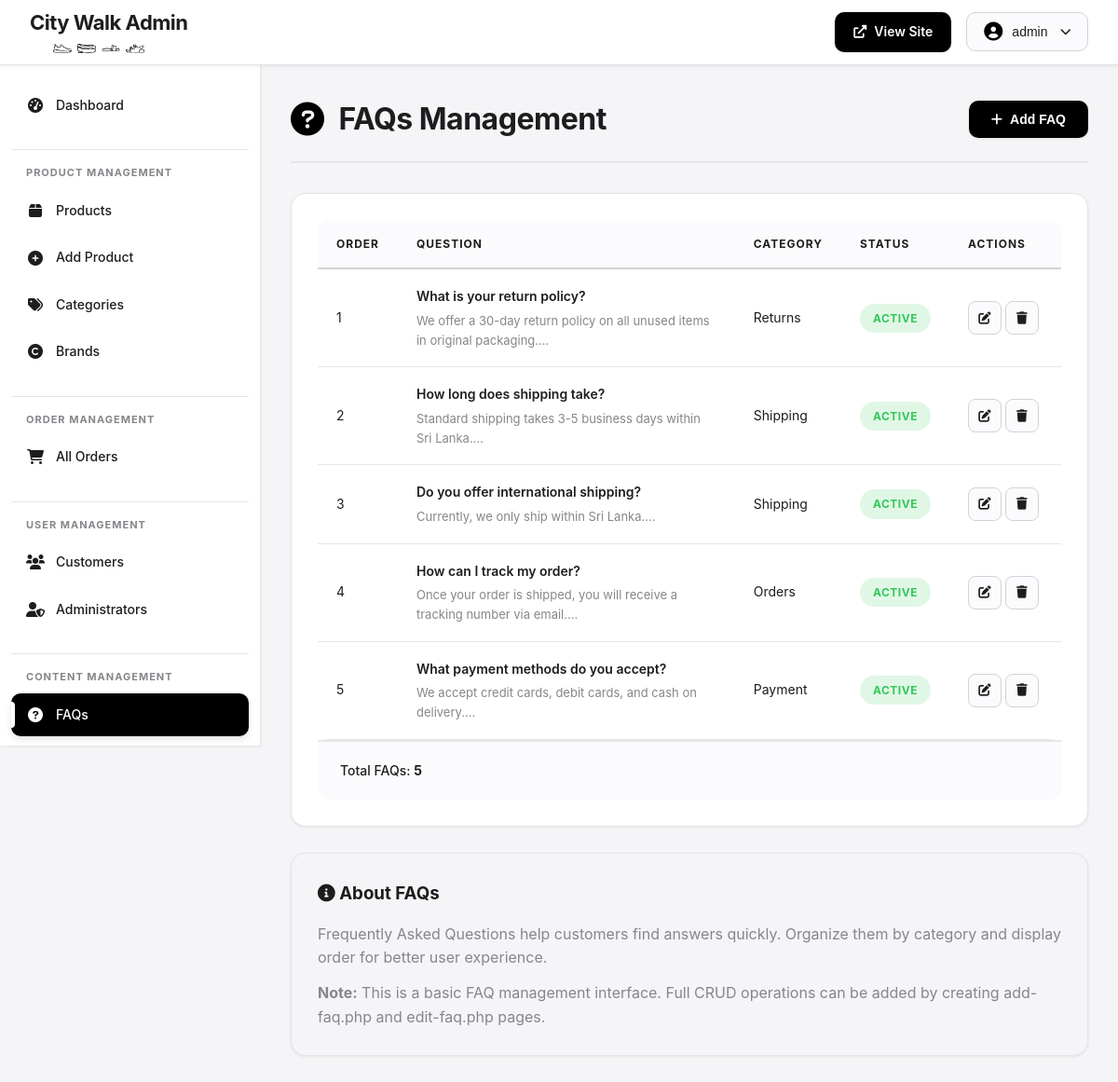
/admin/faqs.php (signed in), run on the app's committed database.
### tables this page shows
CREATE TABLE faqs (
    faq_id INT PRIMARY KEY AUTO_INCREMENT,
    question TEXT NOT NULL,
    answer TEXT NOT NULL,
    category VARCHAR(50),
    display_order INT DEFAULT 0,
    is_active BOOLEAN DEFAULT TRUE,
    created_at TIMESTAMP DEFAULT CURRENT_TIMESTAMP,
    updated_at TIMESTAMP DEFAULT CURRENT_TIMESTAMP ON UPDATE CURRENT_TIMESTAMP,
    INDEX idx_category (category),
    INDEX idx_order (display_order)
);

### admin/faqs.php (the view, shortened to what this page needs)
<?php
$db = getDB();
$stmt = $db->query("SELECT * FROM faqs ORDER BY display_order ASC, faq_id DESC");
$faqs = $stmt->fetchAll();
?>
<!DOCTYPE html>
<html lang="en">
<head>
    <link rel="stylesheet" href="../css/admin-styles.css">
    <link rel="stylesheet" href="https://cdnjs.cloudflare.com/ajax/libs/font-awesome/6.0.0/css/all.min.css">
</head>
<body>
    <?php include 'includes/header.php'; ?>
    <?php include 'includes/sidebar.php'; ?>
    <main class="admin-main">
        <div class="admin-container">
            <div class="page-header">
                <h1><i class="fas fa-question-circle"></i> FAQs Management</h1>
                <button class="btn-primary-small" onclick="showAddFAQ()">
                    <i class="fas fa-plus"></i> Add FAQ
                </button>
            </div>
            <div class="admin-card">
                <div class="table-responsive">
                    <table class="admin-table">
                        <thead>
                            <tr>
                                <th style="width: 60px;">Order</th>
                                <th>Question</th>
                                <th>Category</th>
                                <th>Status</th>
                                <th style="width: 120px;">Actions</th>
                            </tr>
                        </thead>
                        <tbody>
                            <?php if (empty($faqs)): ?>
                                <tr>
                                    <td colspan="5" class="text-center">
                                        No FAQs found. Click "Add FAQ" to create your first FAQ.
                                    </td>
                                </tr>
                            <?php else: ?>
                                <?php foreach ($faqs as $faq): ?>
                                    <tr>
                                        <td><?php echo $faq['display_order']; ?></td>
                                        <td>
                                            <strong><?php echo htmlspecialchars($faq['question']); ?></strong><br>
                                            <small style="color: #86868b;">
                                                <?php echo substr(htmlspecialchars($faq['answer']), 0, 100); ?>...
                                            </small>
                                        </td>
                                        <td><?php echo htmlspecialchars($faq['category'] ?: 'General'); ?></td>
                                        <td>
                                            <span class="status-badge status-<?php echo $faq['status'] ?? 'active'; ?>">
                                                <?php echo ucfirst($faq['status'] ?? 'active'); ?>
                                            </span>
                                        </td>
                                        <td>
                                            <button class="btn-action" title="Edit" onclick="editFAQ(<?php echo $faq['faq_id']; ?>)">
                                                <i class="fas fa-edit"></i>
                                            </button>
                                            <button class="btn-action btn-danger" title="Delete" onclick="deleteFAQ(<?php echo $faq['faq_id']; ?>)">
                                                <i class="fas fa-trash"></i>
                                            </button>
                                        </td>
                                    </tr>
                                <?php endforeach; ?>
                            <?php endif; ?>
                        </tbody>
                    </table>
                </div>
                <div class="table-footer">
                    <p>Total FAQs: <strong><?php echo count($faqs); ?></strong></p>
                </div>
            </div>
            <div class="admin-card" style="margin-top: 24px; background: #f5f5f7;">
                <h3 style="margin-bottom: 16px; color: #1d1d1f;">
                    <i class="fas fa-info-circle"></i> About FAQs
                </h3>
                <p style="color: #86868b; margin-bottom: 12px;">
                    Frequently Asked Questions help customers find answers quickly. Organize them by category and display order for better user experience.
                </p>
                <p style="color: #86868b; margin: 0;">
                    <strong>Note:</strong> This is a basic FAQ management interface. Full CRUD operations can be added by creating add-faq.php and edit-faq.php pages.
                </p>
            </div>
        </div>
    </main>
</body>
</html>

### css/admin-styles.css (style rules this page uses)
* { margin: 0; padding: 0; box-sizing: border-box; }
:root { --primary-color: #1d1d1f; --primary-light: #2d2d2f; --accent-color: #000000; --accent-hover: #a50000; --bg-primary: #ffffff; --bg-secondary: #f5f5f7; --bg-tertiary: #fbfbfd; --text-primary: #1d1d1f; --text-secondary: #86868b; --text-tertiary: #6e6e73; --border-light: #d2d2d7; --border-lighter: #e5e5ea; --border-dark: #86868b; --success: #34C759; --warning: #FF9500; --error: #FF3B30; --info: #007AFF; --shadow-sm: 0 1px 3px rgba(0, 0, 0, 0.08); --shadow-md: 0 4px 6px rgba(0, 0, 0, 0.1); --shadow-lg: 0 10px 15px rgba(0, 0, 0, 0.1); --shadow-xl: 0 20px 25px rgba(0, 0, 0, 0.15); --transition-fast: 0.15s ease; --transition-normal: 0.3s ease; --transition-slow: 0.5s ease; }
body { font-family: -apple-system, BlinkMacSystemFont, 'Poppins', 'Segoe UI', Roboto, Oxygen, Ubuntu, Cantarell, sans-serif; background: var(--bg-secondary); color: var(--text-primary); line-height: 1.6; overflow-x: hidden; }
.admin-main { margin-left: 280px; margin-top: 70px; min-height: calc(100vh - 70px); padding: 32px; }
.admin-container { max-width: 1400px; margin: 0 auto; }
.page-header { display: flex; justify-content: space-between; align-items: center; margin-bottom: 32px; padding-bottom: 20px; border-bottom: 2px solid var(--border-lighter); }
.page-header h1 { font-size: 32px; font-weight: 700; color: var(--text-primary); display: flex; align-items: center; gap: 16px; letter-spacing: -0.5px; }
.page-header h1 i { color: var(--accent-color); font-size: 36px; }
.admin-card { background: var(--bg-primary); border-radius: 16px; box-shadow: var(--shadow-sm); padding: 28px; margin-bottom: 28px; border: 1px solid var(--border-lighter); transition: var(--transition-normal); }
.btn-primary-small { display: inline-flex; align-items: center; gap: 8px; padding: 12px 24px; background: var(--accent-color); color: #fff; text-decoration: none; border: none; border-radius: 10px; font-size: 14px; font-weight: 600; cursor: pointer; transition: var(--transition-normal); box-shadow: var(--shadow-sm); }
.btn-action { display: inline-flex; align-items: center; justify-content: center; width: 36px; height: 36px; background: var(--bg-tertiary); color: var(--text-primary); border: 1px solid var(--border-light); border-radius: 8px; cursor: pointer; transition: var(--transition-normal); text-decoration: none; }
.table-responsive { overflow-x: auto; border-radius: 12px; }
.admin-table { width: 100%; border-collapse: collapse; font-size: 14px; }
.admin-table thead { background: var(--bg-tertiary); }
.admin-table thead th { padding: 16px 20px; text-align: left; font-weight: 700; color: var(--text-primary); text-transform: uppercase; font-size: 12px; letter-spacing: 1px; border-bottom: 2px solid var(--border-light); }
.admin-table tbody tr { border-bottom: 1px solid var(--border-lighter); transition: var(--transition-fast); }
.admin-table tbody td { padding: 18px 20px; color: var(--text-primary); vertical-align: middle; }
.admin-table tbody td strong { font-weight: 600; }
.admin-table tbody td small { display: block; color: var(--text-secondary); font-size: 13px; margin-top: 4px; }
.table-footer { padding: 20px 24px; background: var(--bg-tertiary); border-top: 2px solid var(--border-lighter); border-radius: 0 0 12px 12px; display: flex; justify-content: space-between; align-items: center; }
.table-footer p { margin: 0; color: var(--text-primary); font-size: 14px; font-weight: 500; }
.status-badge { display: inline-block; padding: 6px 14px; border-radius: 20px; font-size: 12px; font-weight: 700; text-transform: uppercase; letter-spacing: 0.5px; }
.status-badge.status-active, .status-badge.status-confirmed, .status-badge.status-delivered, .status-badge.status-paid { background: rgba(52, 199, 89, 0.15); color: var(--success); }
.admin-card, .stat-card, .alert { animation: fadeIn 0.5s ease; }
html { scroll-behavior: smooth; }

### data on the page
faqs: display_order "1", question "What is your return policy?", answer "We offer a 30-day return policy on all unused items in original packaging.", category "Returns", status "ACTIVE"
faqs: display_order "2", question "How long does shipping take?", answer "Standard shipping takes 3-5 business days within Sri Lanka.", category "Shipping", status "ACTIVE"
faqs: display_order "3", question "Do you offer international shipping?", answer "Currently, we only ship within Sri Lanka.", category "Shipping", status "ACTIVE"
faqs: display_order "4", question "How can I track my order?", answer "Once your order is shipped, you will receive a tracking number via email.", category "Orders", status "ACTIVE"
faqs: display_order "5", question "What payment methods do you accept?", answer "We accept credit cards, debit cards, and cash on delivery.", category "Payment", status "ACTIVE"

### other printed values
$_SESSION['username'] "admin"
count($faqs) "5"
